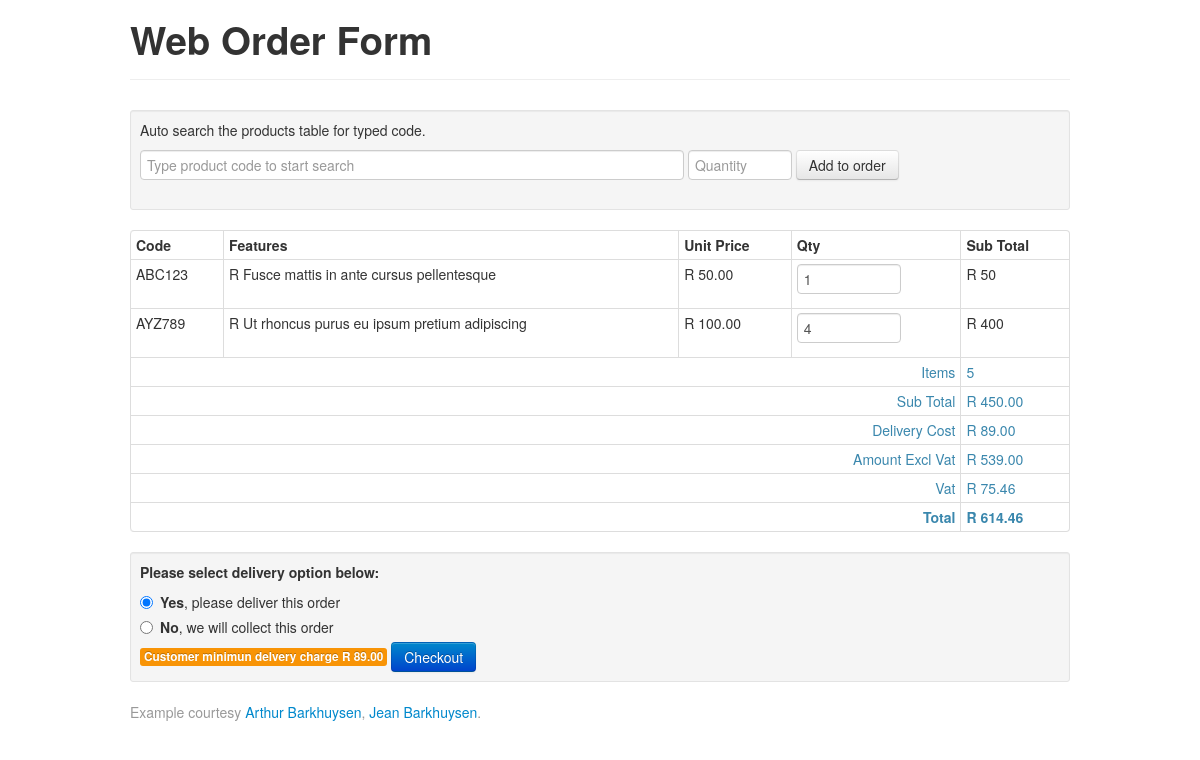
The page / on the database its author committed.
### tables this page shows
CREATE TABLE IF NOT EXISTS `order_items` (
  `id` int(11) NOT NULL AUTO_INCREMENT,
  `order_id` int(11) NOT NULL,
  `product_id` int(11) NOT NULL,
  `price` decimal(10,2) NOT NULL,
  `qty` bigint(20) NOT NULL,
  PRIMARY KEY (`id`)
);

CREATE TABLE IF NOT EXISTS `products` (
  `id` int(11) NOT NULL AUTO_INCREMENT,
  `code` varchar(6) NOT NULL,
  `features` varchar(2555) NOT NULL,
  `price` decimal(10,2) NOT NULL,
  PRIMARY KEY (`id`)
);

### lib/sql.php (called while the page is built, shortened)
<?php
class SQL_Connection {
	function getOrderItems() {
		return $this->querySql('
			SELECT *
			FROM orderdemo.order_items oi
			LEFT JOIN orderdemo.products it
			ON oi.product_id = it.id');
	}
	function querySql($query) {
		$result = mysql_query($query);
		$resultArr = array();
		while ($row = mysql_fetch_assoc($result)) {
			$resultArr[] = $row;
		}
		return $resultArr;
	}
}
?>

### index.php (the view, shortened to what this page needs)
<?php
include "lib/sql.php";
?>
<!DOCTYPE html>
<html lang="en">
<head>
	<link href="css/bootstrap/css/bootstrap-responsive.css" rel="stylesheet">
	<link href="css/bootstrap/css/bootstrap.css" rel="stylesheet">
	<link href="css/app.css" rel="stylesheet">
</head>
<?php
$sqlConnector = new SQL_Connection();
$orderItems = $sqlConnector->getOrderItems();
?>
<body>
	<div class="container">
		<div class="page-header">
			<h1>Web Order Form</h1>
		</div>
		<div class="well well-small wellblack">
			<p>Auto search the products table for typed code.</p>
			<form class="form-inline" name="updateOrderItem" action="">
				<input id="codeSearch" name="code" type="text" class="input-xxlarge" placeholder="Type product code to start search" autocomplete="off">
				<input name="qty" id="qty" type="text" class="input-small" placeholder="Quantity">
				<input type="submit" class="btn" id="submitOrderItemForm" value="Add to order">
			</form>
		</div>
		<?php echo "<form class='item-order-form' data-orderid='".$orderItems[0]['order_id']."'>" ?>
		<table class="table table-condensed table-hover table-bordered">
			<thead>
				<tr>
					<th>Code</th>
					<th>Features</th>
					<th>Unit Price</th>
					<th>Qty</th>
					<th>Sub Total</th>
				</tr>
			</thead>
			<tbody>
				<?php
				foreach($orderItems as $orderItem) {
					echo "<tr data-price='".$orderItem['price']."' data-id='".$orderItem['id']."' data-itemid='".$orderItem['id']."'>";
					echo "<td>".$orderItem['code']."</td>";
					echo "<td>R ".$orderItem['features']."</td>";
					echo "<td>R ".$orderItem['price']."</td>";
					echo "<td><input type='text' placeholder='0' value='".$orderItem['qty']."' class='input input-small input-amountitems'></td>";
					echo "<td class='fill-in-subtotal'>R <div class='inblock'>". ($orderItem['price'] * $orderItem['qty']) ."</div></td>";
					echo "</tr>";
				}
				?>
				<tr class="text-info">
					<td colspan="4"><span class="pull-right">Items</span></td>
					<td>
						<div class='fillin-numproducts inblock'>Loading..</div>
					</td>
				</tr>
				<tr class="text-info">
					<td colspan="4"><span class="pull-right">Sub Total</span></td>
					<td>
						<div class='inblock'>R</div>
						<div class='fillin-subtotal inblock'>Loading..</div>
					</td>
				</tr>
				<tr class="text-info">
					<td colspan="4"><span class="pull-right">Delivery Cost</span></td>
					<td>
						<div class='inblock'>R</div>
						<div class='fillin-delivery inblock'>Loading..</div>
					</td>
				</tr>
				<tr class="text-info">
					<td colspan="4"><span class="pull-right">Amount Excl Vat</span></td>
					<td>
						<div class='inblock'>R</div>
						<div class='fillin-amountexvat inblock'>Loading..</div>
					</td>
				</tr>
				<tr class="text-info">
					<td colspan="4"><span class="pull-right">Vat</span></td>
					<td>
						<div class='inblock'>R</div>
						<div class='fillin-vat inblock'>Loading..</div>
					</td>
				</tr>
				<tr class="text-info">
					<td colspan="4"><span class="pull-right"><strong>Total</strong></span></td>
					<td>
						<div class='strong inblock'>R</div>
						<div class='fillin-totalinclvat strong inblock'>Loading..</div>
					</td>
				</tr>
			</tbody>
		</table>
		<div class="well well-small wellblack">
			<p><strong>Please select delivery option below:</strong></p>
			<label class="radio">
				<input class="radio-delivery radio-yes-delivery" type="radio" name="delivery" checked>
				<strong>Yes</strong>, please deliver this order
			</label>
			<label class="radio">
				<input class="radio-delivery radio-no-delivery" type="radio" name="delivery">
				<strong>No</strong>, we will collect this order
			</label>
			<span id="minDelivery" class="label label-warning" data-min-delivery="89"> Customer minimun delvery charge R 89.00</span>
			<button type="submit" class="btn btn-primary">Checkout</button>
		</div>
		</form>
	</div>
	<div id="footer">
		<div class="container">
			<p class="muted credit">Example courtesy <a href="https://github.com/abarkhuysen">Arthur Barkhuysen</a>,
			<a href="https://github.com/jadekler">Jean Barkhuysen</a>.</p>
		</div>
	</div>
</body>
</html>

### css/app.css (style rules this page uses)
.strong { font-weight: bolder; }
.inblock { display: inline-block; }

### rows shown on the page
order_items: product.code "ABC123", product.features "Fusce mattis in ante cursus pellentesque", product.price "50.00", qty "1", $orderItem['price'] * $orderItem['qty'] "50"
order_items: product.code "AYZ789", product.features "Ut rhoncus purus eu ipsum pretium adipiscing", product.price "100.00", qty "4", $orderItem['price'] * $orderItem['qty'] "400"
